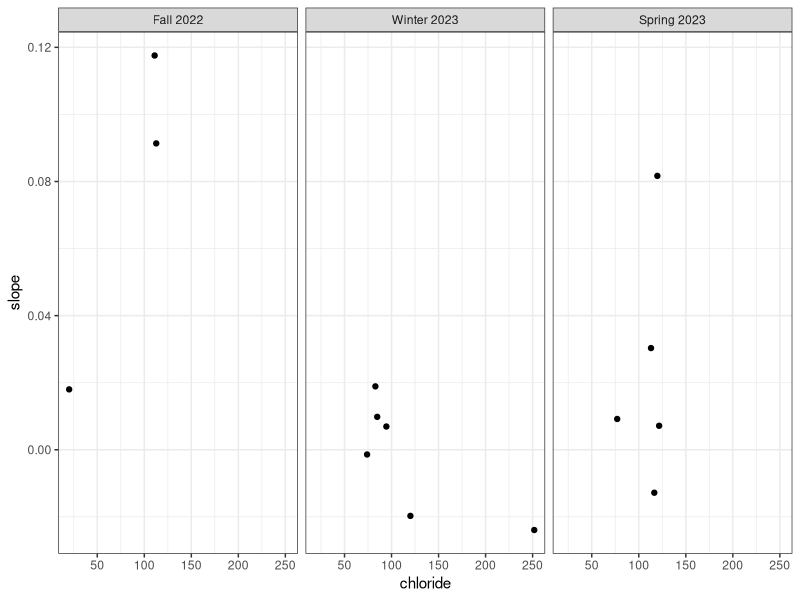
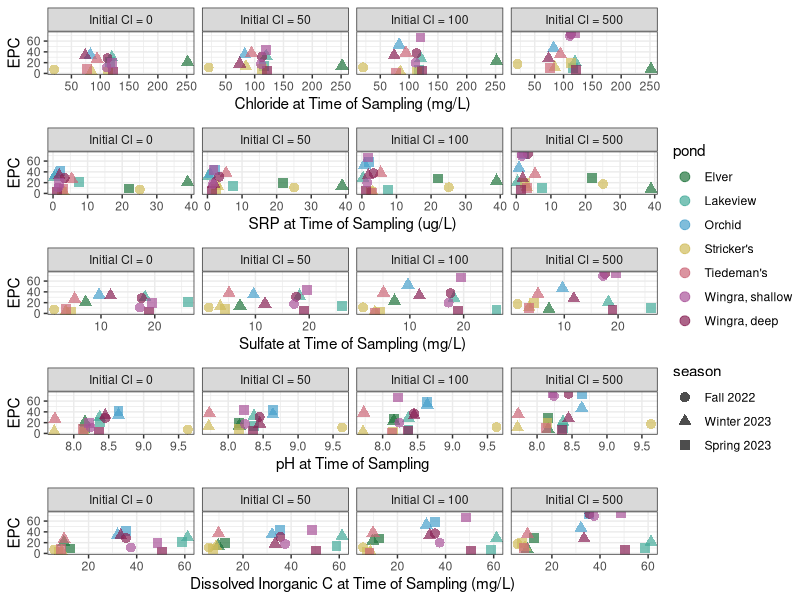
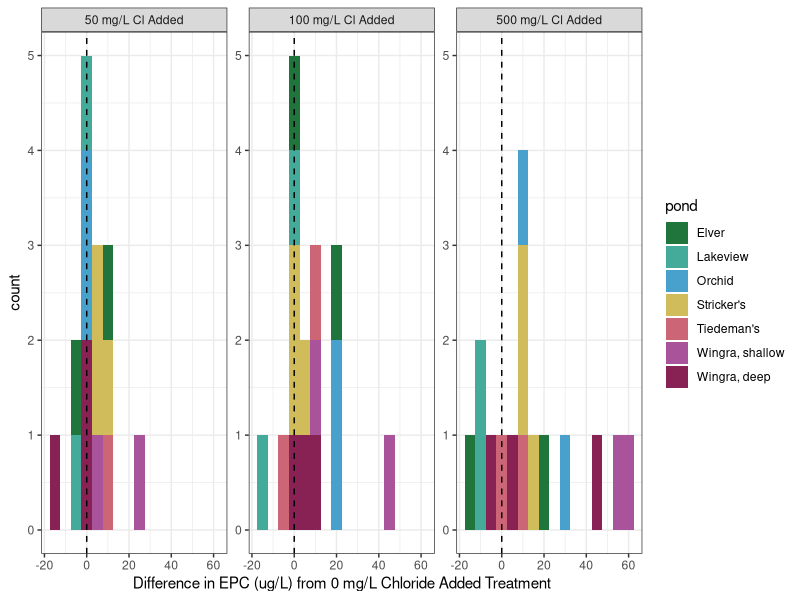
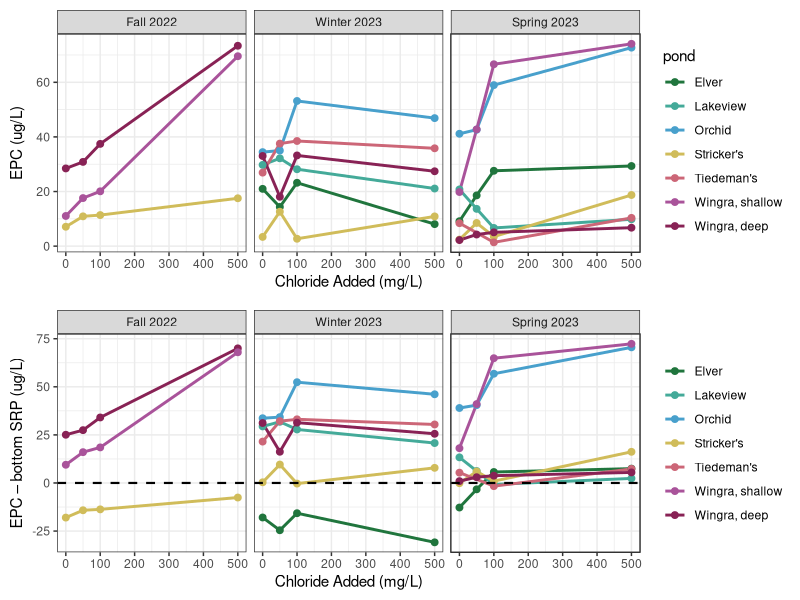

Generate these figures, in order, with R:
# Salty P Analysis
# G. Wilkinson, code adapted from E. Albright
library(tidyverse)
library(ggpubr)

raw <- read_csv("saltyP_allData_allSeasons_final.csv") 

# REASSEMBLE THE DATA FRAME, CALCULATE P MASS
delta = raw %>%
  mutate(srp_flag = case_when(is.na(.$srp_flag) ~ "keep",
                              TRUE ~ srp_flag)) %>%
  filter(!srp_flag == "remove") %>%

  # Calculate the difference in P after shaking, units = mg/L
  mutate(deltaSRPconc = (InitialP/1000) - (srp/1000)) %>%
  # Calculate change in SRP as mass, Units = mg
  mutate(deltaSRPmass = deltaSRPconc*0.04) %>% #40 mL solution
  # Calculate the change in SRP mass per gram of dry sediment.
  # Units=mgP/g dry sediment
  mutate(deltaP = deltaSRPmass/sediment_mass) %>%
  
  # Calculate the difference in chloride after shaking, units = mg/L 
  mutate(deltaChlorideconc = chloride - InitialCl) %>%
  # Calculate change in chloride as mass, Units = mg
  mutate(deltaChloridemass = deltaChlorideconc*0.04) %>% #40 mL solution 
  # Calculate the change in chloride mass per gram of dry sediment. 
  # Units=mg Cl/g dry sediment
  mutate(deltaCl = deltaChloridemass/sediment_mass) %>%
  
  #select down to the important columns
  select(pond, season, InitialP, InitialCl, deltaP, deltaCl) %>%
  mutate(season = case_when(season == 'fall' ~ "Fall 2022",
                            season == 'winter' ~ "Winter 2023",
                            TRUE ~ 'Spring 2023')) %>%
  mutate(season = factor(season, levels = c("Fall 2022", "Winter 2023", "Spring 2023")))

# # FIGURE =======================================
# ## Sediment P sorption capacity among ponds and seasons - the data that EPC is calculated from
# ggplot(delta, aes(x = InitialP/1000, y = deltaP)) +
#   geom_point(size = 2, alpha = 0.75, aes(colour = as.factor(InitialCl))) + 
#   geom_line(size = 1, alpha = 0.75, aes(colour = as.factor(InitialCl))) +
#   scale_color_brewer(palette = "Oranges") +
#   theme_bw() +
#   guides(color = guide_legend(title = "Chloride (mg/L)")) +
#   geom_hline(yintercept = 0, color = 'white' , linetype = 'dashed') +
#   facet_grid(season~pond) +
#   ylab("P in Solution after Incubation (mg P/g dry sediment)") + 
#   xlab("Initial P added to Solution (mg/L)")


#===================================================
# Calculate EPC
## Need to create a data frame of the intercept and slope for each pond, season, and initial chloride
epc = delta %>%
  mutate(InitialP = InitialP/1000) %>%
  group_by(pond, season, InitialCl) %>% 
  summarise(slope = as.numeric(lm(deltaP ~ InitialP)$coefficients[2]),
            slope_error = as.numeric(summary(lm(deltaP ~ InitialP))$coefficients[2,'Std. Error']),
            intercept = as.numeric(lm(deltaP ~ InitialP)$coefficients[1]),
            r2 = summary(lm(deltaP ~ InitialP))$r.squared,
            epc = ((0 - intercept)/slope)*1000) %>%
  ungroup() %>%
  mutate(pond = factor(pond, levels = c("elver", "lakeview", "orchid", 
                                        "strickers", "tiedemans", 
                                        "wingra shallow", "wingra deep")))

# Delta P regressions
# ggplot(delta %>% filter(pond == "wingra deep"), 
#        aes(y = deltaP, x = InitialP, color = season)) + 
#   geom_point(size = 2) + geom_line() +
#   facet_grid(InitialCl~season, scale = "free_x") + 
#   theme_bw() + 
#   geom_smooth(method = "lm")

## EPC vs Initial Chloride -- organized by season, pond = color
gg_epc_season =
  ggplot(epc, aes(x = InitialCl, y = epc, color = pond)) + 
  geom_line(linewidth = 1) + geom_point(size = 2) + 
  scale_color_manual(labels = c("Elver", "Lakeview", "Orchid", 
                                "Stricker's", "Tiedeman's", 
                                "Wingra, shallow", "Wingra, deep"),
                     values = c("#20753D", "#44AA99", "#48A0CC", 
                                "#D0BC5A", "#CC6677", "#A9539A", "#882255")) +
  # scale_y_continuous(transform = "log10") +
  theme_bw() +
  facet_wrap(~season) +
  theme(plot.margin = unit(c(0.1,0.1,0.1,0.1), "inches")) +
  xlab("Chloride Added (mg/L)") + ylab('EPC (ug/L)') 


### Comparing Spring EPC to Bottom Water SRP
bottomSRP = read_csv("epc_coordinates.csv")

epc_comparison = left_join(epc, bottomSRP, 
                           by = c("pond", "season")) %>%
  mutate(epc_effect = epc - bottomSRP,
         season = factor(season, 
                         levels = c('Fall 2022', 
                                    "Winter 2023", 
                                    "Spring 2023")),
         pond = factor(pond, levels = c("elver", "lakeview", "orchid", 
                                        "strickers", "tiedemans", 
                                        "wingra shallow", "wingra deep")),
         InitialCl_label = case_when(InitialCl == 0 ~ "Initial Cl = 0",
                                     InitialCl == 50 ~ "Initial Cl = 50",
                                     InitialCl == 100 ~ "Initial Cl = 100",
                                     InitialCl == 500 ~ "Initial Cl = 500"),
         InitialCl_label = factor(InitialCl_label, 
                                  levels = c("Initial Cl = 0", "Initial Cl = 50", 
                                             "Initial Cl = 100", "Initial Cl = 500")))

epc_test = epc_comparison %>%
  group_by(pond, season, bottomSRP, chloride) %>% 
  summarise(slope = as.numeric(lm(epc ~ InitialCl)$coefficients[2]),
            r2 = summary(lm(epc ~ InitialCl))$r.squared) %>%
  ungroup()

ggplot(epc_test, aes(x = chloride, y = slope)) + geom_point() + 
  # scale_x_continuous(transform = "log10") + 
  theme_bw() + 
  facet_wrap(~season)

median(epc_test$slope, na.rm = TRUE)

gg_epc_minus_hypoSRP = 
  ggplot(epc_comparison, 
       aes(x = InitialCl, y = epc_effect, color = pond)) +
  geom_line(linewidth = 1) + geom_point(size = 2) + 
  scale_color_manual(labels = c("Elver", "Lakeview", "Orchid", 
                                "Stricker's", "Tiedeman's", 
                                "Wingra, shallow", "Wingra, deep"),
                     values = c("#20753D", "#44AA99", "#48A0CC", 
                                "#D0BC5A", "#CC6677", "#A9539A", "#882255")) +
  geom_hline(yintercept = 0, 
             linetype = 'dashed', 
             linewidth = 0.75) +
  facet_wrap(facet = "season") +
  theme_bw() + theme(legend.title = element_blank()) +
  xlab("Chloride Added (mg/L)") + 
  ylab("EPC – bottom SRP (ug/L)")

ggsave("epc_season_vs_bottomSRP.pdf",
  ggarrange(gg_epc_season, gg_epc_minus_hypoSRP, nrow = 2, align = "hv"), 
  height = 4.4, width = 6.5, units = "in")

# =====================================
gg_epc_chloride = 
  ggplot(epc_comparison, 
       aes(x = chloride, y = epc)) + 
  geom_point(size = 3, alpha = 0.7, aes(color = pond, shape = season)) + 
  scale_color_manual(
    labels = c("Elver", "Lakeview", "Orchid", 
               "Stricker's", "Tiedeman's", 
               "Wingra, shallow", "Wingra, deep"),
    values = c("#20753D", "#44AA99", 
               "#48A0CC", "#D0BC5A", 
               "#CC6677", "#A9539A", "#882255")) +
  facet_wrap(~InitialCl_label, nrow = 1) +
  theme_bw() + 
  ylab("EPC") + xlab("Chloride at Time of Sampling (mg/L)") 

gg_epc_srp = 
  ggplot(epc_comparison, 
         aes(x = bottomSRP, y = epc)) + 
  geom_point(size = 3, alpha = 0.7, aes(color = pond, shape = season)) + 
  scale_color_manual(
    labels = c("Elver", "Lakeview", "Orchid", 
               "Stricker's", "Tiedeman's", 
               "Wingra, shallow", "Wingra, deep"),
    values = c("#20753D", "#44AA99", 
               "#48A0CC", "#D0BC5A", 
               "#CC6677", "#A9539A", "#882255")) +
  facet_wrap(~InitialCl_label, nrow = 1) +
  theme_bw() + 
  ylab("EPC") + xlab("SRP at Time of Sampling (ug/L)")

gg_epc_sulfate = 
  ggplot(epc_comparison, 
         aes(x = sulfate, y = epc)) + 
  geom_point(size = 3, alpha = 0.7, aes(color = pond, shape = season)) + 
  scale_color_manual(
    labels = c("Elver", "Lakeview", "Orchid", 
               "Stricker's", "Tiedeman's", 
               "Wingra, shallow", "Wingra, deep"),
    values = c("#20753D", "#44AA99", 
               "#48A0CC", "#D0BC5A", 
               "#CC6677", "#A9539A", "#882255")) +
  facet_wrap(~InitialCl_label, nrow = 1) +
  theme_bw() + 
  ylab("EPC") + xlab("Sulfate at Time of Sampling (mg/L)")

gg_epc_pH = 
  ggplot(epc_comparison, 
         aes(x = pH, y = epc)) + 
  geom_point(size = 3, alpha = 0.7, aes(color = pond, shape = season)) + 
  scale_color_manual(
    labels = c("Elver", "Lakeview", "Orchid", 
               "Stricker's", "Tiedeman's", 
               "Wingra, shallow", "Wingra, deep"),
    values = c("#20753D", "#44AA99", 
               "#48A0CC", "#D0BC5A", 
               "#CC6677", "#A9539A", "#882255")) +
  facet_wrap(~InitialCl_label, nrow = 1) +
  theme_bw() + 
  ylab("EPC") + xlab("pH at Time of Sampling")

gg_epc_dic = 
  ggplot(epc_comparison, 
         aes(x = dic, y = epc)) + 
  geom_point(size = 3, alpha = 0.7, aes(color = pond, shape = season)) + 
  scale_color_manual(
    labels = c("Elver", "Lakeview", "Orchid", 
               "Stricker's", "Tiedeman's", 
               "Wingra, shallow", "Wingra, deep"),
    values = c("#20753D", "#44AA99", 
               "#48A0CC", "#D0BC5A", 
               "#CC6677", "#A9539A", "#882255")) +
  facet_wrap(~InitialCl_label, nrow = 1) +
  theme_bw() + 
  ylab("EPC") + xlab("Dissolved Inorganic C at Time of Sampling (mg/L)")

ggarrange(gg_epc_chloride, gg_epc_srp, gg_epc_sulfate, gg_epc_pH, gg_epc_dic, 
          nrow = 5, legend = "right", common.legend = TRUE)

# Percent Change =======================================
# Possibly the most convoluted way to calculate percent change in EPC
# But this is what the pain brain produced
epc_wide = epc %>%
  select(pond, season, InitialCl, epc) %>%
  pivot_wider(., names_from = "InitialCl", values_from = "epc") %>%
  rename(initial0 = `0`, initial50 = `50`, initial100 = `100`, initial500 = `500`) %>%
  mutate(epc50_diff = (initial50 - initial0),
         epc100_diff = (initial100 - initial0), 
         epc500_diff = (initial500 - initial0)) %>%
  select(pond, season, epc50_diff:epc500_diff) %>%
  pivot_longer(., cols = epc50_diff:epc500_diff, names_to = "diff_category", values_to = "diff_value") %>%
  mutate(diff_category = factor(case_when(diff_category == "epc50_diff" ~ "50 mg/L Cl Added",
                                          diff_category == "epc100_diff" ~ "100 mg/L Cl Added",
                                          diff_category == "epc500_diff" ~ "500 mg/L Cl Added"),
                                levels = c("50 mg/L Cl Added", 
                                           "100 mg/L Cl Added", 
                                           "500 mg/L Cl Added")))

med_data = epc_wide %>% filter(diff_category == "500 mg/L Cl Added")
median((med_data$diff_value), na.rm = TRUE)

ggplot(epc_wide, aes(x = diff_value, fill = pond)) +
  geom_histogram(stat = "bin", binwidth = 5) + 
  scale_fill_manual(
    labels = c("Elver", "Lakeview", "Orchid", 
               "Stricker's", "Tiedeman's", 
               "Wingra, shallow", "Wingra, deep"),
    values = c("#20753D", "#44AA99", 
               "#48A0CC", "#D0BC5A", 
               "#CC6677", "#A9539A", "#882255")) +
  facet_wrap(~ diff_category, scales = "free_y") +
  theme_bw() + 
  xlab("Difference in EPC (ug/L) from 0 mg/L Chloride Added Treatment") + 
  geom_vline(xintercept = 0, linetype = "dashed") + 
  ylim(0,5)
